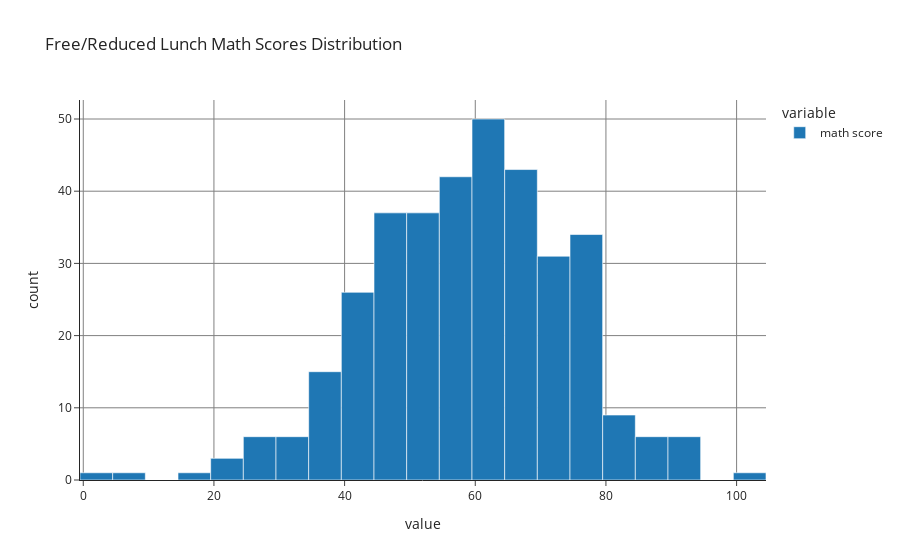

Notebook cell for this chart:
### Code cell
fig2 = px.histogram(free_reduced_scores, title='Free/Reduced Lunch Math Scores Distribution')
# Add grid lines to the x and y axes
fig2.update_layout(
    xaxis=dict(showgrid=True, gridcolor='gray'),  # X-axis grid
    yaxis=dict(showgrid=True, gridcolor='gray')   # Y-axis grid
)

fig2.show()

### Figure 1 — Plotly figure (JSON) as saved in the notebook; plotly's stock layout.template omitted (floating-point values rounded to 4 significant figures; data arrays with more than 128 entries replaced by an {"elided": "..."} marker saying what was removed)
{"data": [{"alignmentgroup": "True", "bingroup": "x", "hovertemplate": "variable=math score<br>value=%{x}<br>count=%{y}<extra></extra>", "legendgroup": "math score", "marker": {"color": "#1F77B4", "pattern": {"shape": ""}}, "name": "math score", "offsetgroup": "math score", "orientation": "v", "showlegend": true, "type": "histogram", "x": {"elided": "355 int values"}, "xaxis": "x", "yaxis": "y"}], "layout": {"barmode": "relative", "legend": {"title": {"text": "variable"}, "tracegroupgap": 0}, "title": {"text": "Free/Reduced Lunch Math Scores Distribution"}, "xaxis": {"anchor": "y", "domain": [0, 1], "gridcolor": "gray", "showgrid": true, "title": {"text": "value"}}, "yaxis": {"anchor": "x", "domain": [0, 1], "gridcolor": "gray", "showgrid": true, "title": {"text": "count"}}}}
